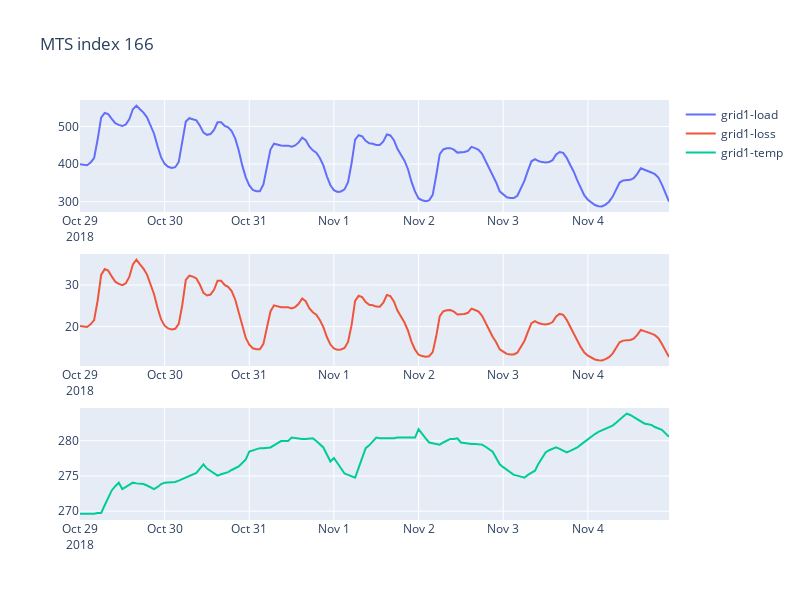

The notebook cell this image was saved under:
### Code cell
mts_index = 166

fig = make_subplots(rows=3, cols=1)

fig.add_trace(go.Line(x=data[mts_index].index, y=data[mts_index]["grid1-load"], name="grid1-load"), row=1, col=1)
fig.add_trace(go.Line(x=data[mts_index].index, y=data[mts_index]["grid1-loss"], name="grid1-loss"), row=2, col=1)
fig.add_trace(go.Line(x=data[mts_index].index, y=data[mts_index]["grid1-temp"], name="grid1-temp"), row=3, col=1)

fig.update_layout(height=600, width=800, title_text=f"MTS index {mts_index}")

fig.show()

### Figure 1 — Plotly figure (JSON) as saved in the notebook; plotly's stock layout.template omitted (floating-point values rounded to 4 significant figures; data arrays with more than 128 entries replaced by an {"elided": "..."} marker saying what was removed)
{"data": [{"name": "grid1-load", "type": "scatter", "x": {"elided": "168 str values"}, "xaxis": "x", "y": {"elided": "168 float values"}, "yaxis": "y"}, {"name": "grid1-loss", "type": "scatter", "x": {"elided": "168 str values"}, "xaxis": "x2", "y": {"elided": "168 float values"}, "yaxis": "y2"}, {"name": "grid1-temp", "type": "scatter", "x": {"elided": "168 str values"}, "xaxis": "x3", "y": {"elided": "168 float values"}, "yaxis": "y3"}], "layout": {"height": 600, "title": {"text": "MTS index 166"}, "width": 800, "xaxis": {"anchor": "y", "domain": [0, 1]}, "xaxis2": {"anchor": "y2", "domain": [0, 1]}, "xaxis3": {"anchor": "y3", "domain": [0, 1]}, "yaxis": {"anchor": "x", "domain": [0.7333, 1]}, "yaxis2": {"anchor": "x2", "domain": [0.3667, 0.6333]}, "yaxis3": {"anchor": "x3", "domain": [0, 0.2667]}}}
